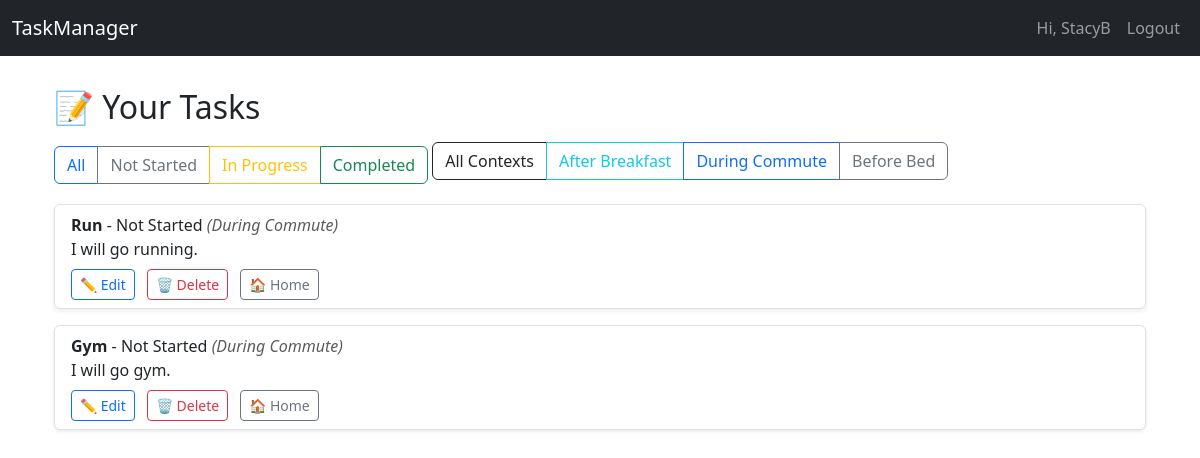
The page /list/?context_tag=commute (signed in) on the database its author committed.
### tasks/models.py (models this page shows, shortened)
class Task(models.Model):
    STATUS_CHOICES = [
        ('not_started', 'Not Started'),
        ('in_progress', 'In Progress'),
        ('completed', 'Completed'),
    ]
    CONTEXT_CHOICES = [
    ('morning', 'After Breakfast'),
    ('commute', 'During Commute'),
    ('evening', 'Before Bed'),
    ]
    context_tag = models.CharField(max_length=50, choices=CONTEXT_CHOICES, blank=True)
    user = models.ForeignKey(User, on_delete=models.CASCADE)
    title = models.CharField(max_length=255)
    description = models.TextField(blank=True)
    status = models.CharField(max_length=20, choices=STATUS_CHOICES, default='not_started')
    due_date = models.DateField(null=True, blank=True)
    due_time = models.TimeField(null=True, blank=True)
    reminder_time = models.DateTimeField(null=True, blank=True)
    created_at = models.DateTimeField(auto_now_add=True)

### tasks/views.py (the view)
# urls.py: path('list/', views.task_list, name='task_list'),
def task_list(request):
    status_filter = request.GET.get('status')  # Getting status =value from url
    if status_filter:
        tasks = Task.objects.filter(user=request.user, status=status_filter)
    else:
        tasks = Task.objects.filter(user=request.user)
    context_tag = request.GET.get('context_tag')
    if context_tag:
        tasks = tasks.filter(context_tag=context_tag)
    return render(request, 'task_list.html', {'tasks': tasks})

### tasks/templates/task_list.html (shortened to what this page needs)
{% extends 'base.html' %}
{% block content %}
<div class="container mt-4">
    <h2 class="mb-3">📝 Your Tasks</h2>
    <div class="btn-group mb-3" role="group" aria-label="Filter tasks by status">
        <a href="{% url 'task_list' %}" class="btn btn-outline-primary">All</a>
        <a href="?status=not_started" class="btn btn-outline-secondary">Not Started</a>
        <a href="?status=in_progress" class="btn btn-outline-warning">In Progress</a>
        <a href="?status=completed" class="btn btn-outline-success">Completed</a>
    </div>
    <div class="btn-group mb-4" role="group" aria-label="Filter tasks by context">
        <a href="{% url 'task_list' %}" class="btn btn-outline-dark">All Contexts</a>
        <a href="?context_tag=morning" class="btn btn-outline-info">After Breakfast</a>
        <a href="?context_tag=commute" class="btn btn-outline-primary">During Commute</a>
        <a href="?context_tag=evening" class="btn btn-outline-secondary">Before Bed</a>
    </div>
    {% if tasks %}
    <ul class="list-group">
        {% for task in tasks %}
        <li class="list-group-item list-group-item-action mb-3 border rounded shadow-sm">
            <strong>{{ task.title }}</strong> - {{ task.get_status_display }}
            {% if task.context_tag %}
              <em class="text-muted">({{ task.get_context_tag_display }})</em>
            {% endif %}
            <br>
            {{ task.description }}
            <div class="mt-2">
                <a href="{% url 'task_edit' task.id %}" class="btn btn-sm btn-outline-primary me-2">✏️ Edit</a>
                <a href="{% url 'task_delete' task.id %}" class="btn btn-sm btn-outline-danger me-2">🗑️ Delete</a>
                <a href="{% url 'home' %}" class="btn btn-sm btn-outline-secondary">🏠 Home</a>
            </div>
        </li>
        {% endfor %}
    </ul>
    {% else %}
    <div class="alert alert-info" role="alert">
        No tasks yet. Ready to <a href="{% url 'task_form' %}">create your first task</a>?
    </div>
    {% endif %}
</div>
{% endblock %}

### tasks/templates/base.html (shortened to what this page needs)
<!DOCTYPE html>
<html lang="en">
<head>
    <link href="https://cdn.jsdelivr.net/npm/bootstrap@5.3.3/dist/css/bootstrap.min.css" rel="stylesheet">
</head>
<body>
    <nav class="navbar navbar-expand-lg navbar-dark bg-dark fixed-top">
        <div class="container-fluid">
            <a class="navbar-brand" href="{% url 'task_list' %}">TaskManager</a>
            <div class="collapse navbar-collapse">
                <ul class="navbar-nav ms-auto">
                    {% if user.is_authenticated %}
                        <li class="nav-item">
                            <a class="nav-link" href="#">Hi, {{ user.username }}</a>
                        </li>
                        <li class="nav-item">
                            <a class="nav-link" href="{% url 'logout' %}">Logout</a>
                        </li>
                    {% endif %}
                </ul>
            </div>
        </div>
    </nav>
    <div class="container mt-4">
        {% block content %}
        {% endblock %}
    </div>
</body>
</html>

### tasks/templates/base.html (style rules this page uses)
body { padding-top: 4rem; }

### rows shown on the page
Task: title "Run", status "Not Started", context_tag "During Commute", description "I will go running."
Task: title "Gym", status "Not Started", context_tag "During Commute", description "I will go gym."

### other values the page prints
{{ user.username }} "StacyB"
